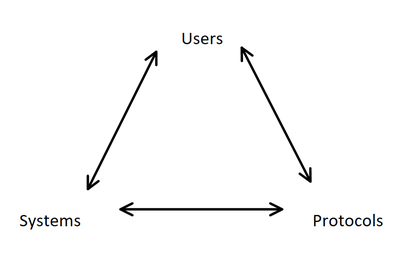
%> input picture BasicSignalsAndPlotting/images/communication-triangle.png, 415 x 278 px, shrunk from 770 x 516 before the run
$ octave BasicSignalsAndPlotting.m   (GNU Octave 9; MATLAB toolbox functions it lacks are replaced by stand-ins)
%> lines starting %> are read from the running program, lines starting %| are printed output that depends on the picture
%% Analog Communication Systems Session 1
%% Clearing the workspace
close all;
clear;
clc;

%% 1. Bases of Communication
imshow("./images/communication-triangle.png")
imshow("./images/machine-learning-triangle.png")
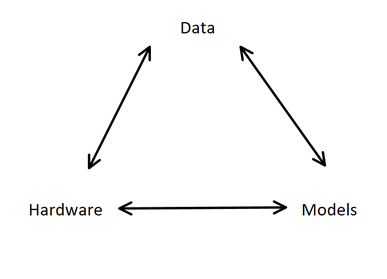
%> input picture BasicSignalsAndPlotting/images/machine-learning-triangle.png, 387 x 279 px, shrunk from 718 x 518 before the run

%% 2. Workflow of Communication Systems
%%% Analog Communication Systems
% In this course we will study analog communication systems. The workflow of
% communication systems is shown in the figure below. The first step is to
% generate the message signal. The message signal is then modulated to
% combine it with the carrier signal. The modulated signal is then transmitted
% over the channel. The receiver then demodulates the signal to recover the
% message signal.
imshow("./images/analog-communication-system.png")
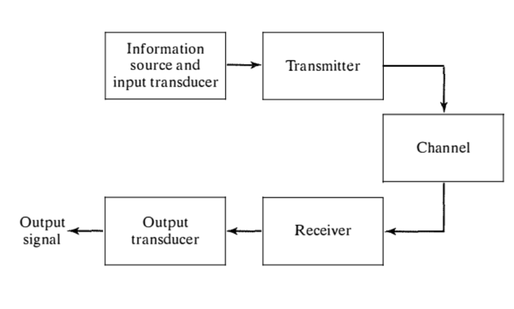
%> input picture BasicSignalsAndPlotting/images/analog-communication-system.png, 514 x 309 px, shrunk from 954 x 573 before the run

%%% Digital Communication Systems
% In digital communication systems, the message signal is first converted to
% a digital signal. The digital signal is then modulated to combine it with the
% carrier signal. The modulated signal is then transmitted over the channel.
% The receiver then demodulates the signal to recover the digital signal. The
% digital signal is then converted back to the message signal.
imshow("./images/digital-communication-system.png")
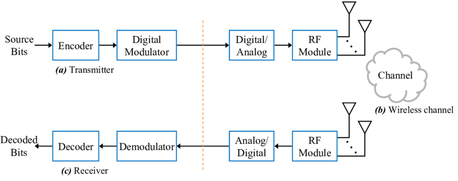
%> input picture BasicSignalsAndPlotting/images/digital-communication-system.png, 458 x 181 px, shrunk from 850 x 336 before the run

% The Final advanced workflow
% The final advanced workflow of communication systems is shown in the figure
% below.
imshow("./images/communication-systems-workflow.png")
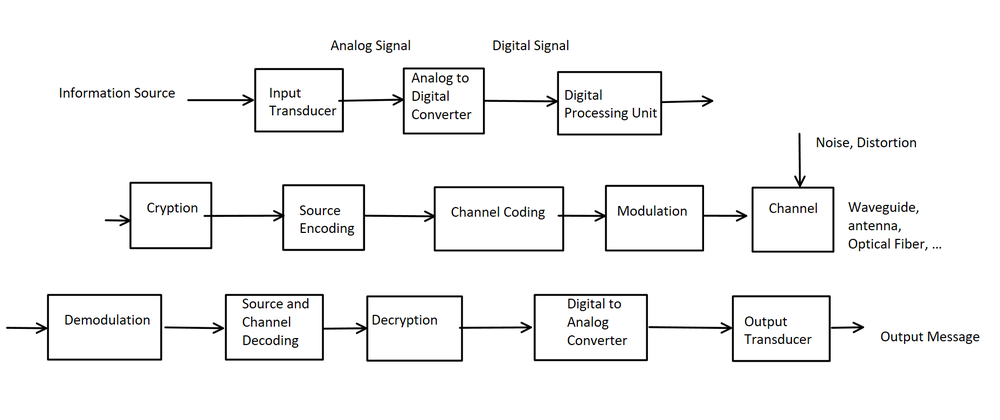
%> input picture BasicSignalsAndPlotting/images/communication-systems-workflow.png, 1000 x 420 px, shrunk from 1855 x 779 before the run

% Digital Processing Unit -> Digital Signal Processing
% Cryption -> Cryptography
% Source Coding -> Compression And Information Theory
% Channel Coding -> Error Correction Coding
% Modulation -> AM, FM, PM, QAM, PSK, QPSK, OFDM, MIMO, etc.
% Channel -> AWGN, Rayleigh, Rician, etc.
%   Including these courses: Fields and Waves, Microwave and Antenna, Radar     %   Engineering, Optical Communication, etc.
% Receiver -> Equalization, Detection, etc.
% Filtering -> Synthesis and Analysis of filters, etc.
% Lots of users -> Communication Networks
% Data transfering -> Data Transmission Systems
% Designing communication systems -> Electronics and Communication Circuits

%% 3. Vectors and Matrices
% Vectors are one dimensional arrays. Matrices are two dimensional arrays.
a = [1 2 3 4 5 6 7 8 9 10];
b = 1:10;
c = [1; 2; 3];
d = a';
e = 0:0.1:2;
length(e);

f = [1 2 3; 4 5 6; 7 8 9];
g = 1:9;
g = reshape(g, 3, 3);

disp(g(1));
disp(g(1:4));

h = ones(3, 3);
i = zeros(3, 3);
j = eye(3, 3);

a = 2:2:20;
size(a);
size(b);

b(a == 10) = 100;

%% 4. Approximate Construction of continuous time signals
% The time axis is the horizontal axis. The amplitude axis is the vertical
% axis.

fs = 1000;
Ts = 1 / fs;
t = 0:1 / fs:1;

x = sin(2 * pi * 10 * t);

%% 5. Plottig signals
% The plot function is used to plot signals. The plot function takes two
% arguments. The first argument is the time axis. The second argument is the
% signal to be plotted.

figure('Name', 'Siunusoidal Signal');
plot(t, x, 'LineWidth', 1.5, 'Color', 'r');
xlabel('Time (s)');
ylabel('Amplitude');
title('Sinusoidal Signal');
grid on;
%> figure, not shown here; curve peaks at x = 0.025, y = 1

% The plot function can also be used to plot multiple signals in the same
% figure.
figure('Name', '2 Siunusoidal Signals');
plot(t, x, 'LineWidth', 1.5, 'Color', 'r');
xlabel('Time (s)');
ylabel('Amplitude');
title('Sinusoidal Signal');
grid on;
hold on;
plot(t, 2 * x, 'LineWidth', 1.5, 'Color', 'b');
xlim([0 0.5]);
ylim([-3 3]);
legend('x(t)', '2x(t)');
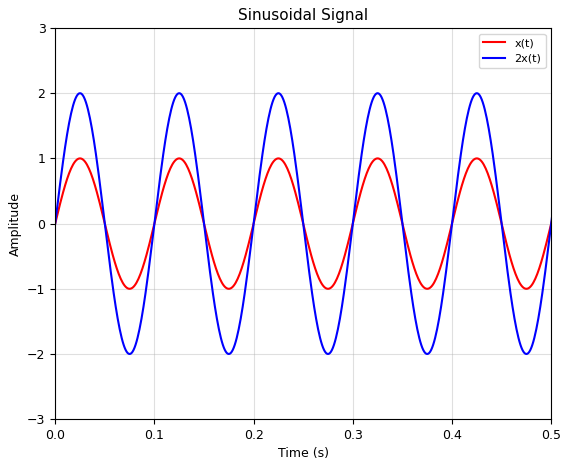
%> figure redrawn from the program's plot data; curve peaks at x = 0.025, y = 1; curve peaks at x = 0.025, y = 2

% subplots
figure('Name', '2 Siunusoidal Signals');
subplot(2, 1, 1);
plot(t, x, 'LineWidth', 1.5, 'Color', 'r');
xlabel('Time (s)');
ylabel('Amplitude');
title('Sinusoidal Signal 1');
grid on;

subplot(2, 1, 2);
plot(t, 2 * x, 'LineWidth', 1.5, 'Color', 'b');
xlabel('Time (s)');
ylabel('Amplitude');
title('Sinusoidal Signal 2');
grid on;
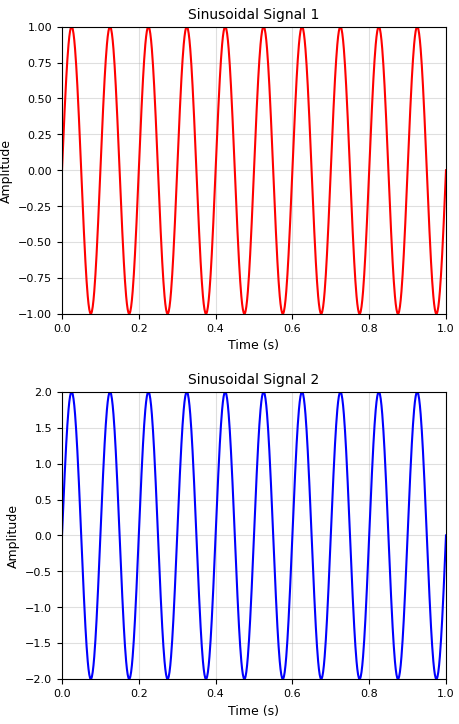
%> figure redrawn from the program's plot data, 2 panels; panel 1: curve peaks at x = 0.025, y = 1; panel 2: curve peaks at x = 0.025, y = 2

%% 6. Reconstruction of a continuous time periodic signal using coefficient matrix
T0 = 1;
fs = 10000;
t = 0:1 / fs:1;
tau = 0.5;
N = 100;
n = -N:N;
a_k = (tau / T0) * sinc(n * tau / T0);
kernel = exp(1j * 2 * pi * n' * t / T0);
x = a_k * kernel;

figure('Name', 'Reconstruction of a continuous time periodic signal using coefficient matrix');
plot(t, real(x), 'LineWidth', 1.5);
xlabel('Time (s)');
ylabel('Amplitude');
title('Reconstruction of a continuous time periodic signal using coefficient matrix');
grid on;
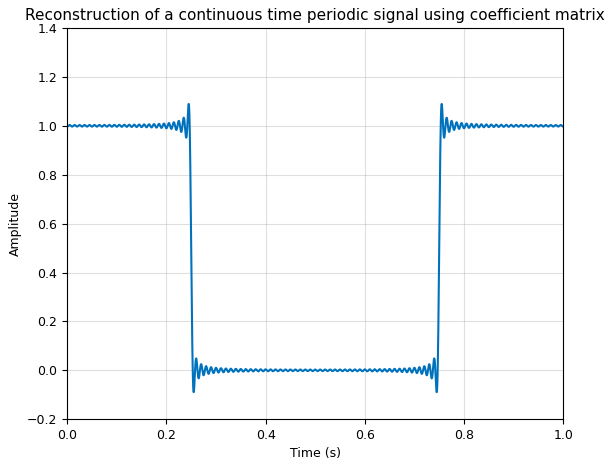
%> figure redrawn from the program's plot data; curve peaks at x = 0.245, y = 1.09

% Increasing the N value will increase the accuracy of the reconstruction.
% However, increasing the N value will also increase the computational
% complexity of the reconstruction.

% Increasing N will increase the higher frequency components of the signal.
% So we can use the Nyquist-Shannon sampling theorem to determine the value
% of fs.(fs >= 2 * N)
% if N is not high enough, the reconstruction will not be accurate and the Gibbs phenomenon won't be observed.

% At frequency fs = 2 * N, the signal is sampled at the Nyquist frequency.
% all of the oscillations of the signal are captured. but the signal is not very smooth.

%% 7. Basic signals in communication systems
% Delta function
% The delta function is a function that is zero everywhere except at the
% origin. The delta function is used to represent the impulse response of
% systems. The delta function is also used to represent the Dirac comb
% function.

fs = 1e4;
t = -10:1 / fs:10;

% delta = t;
% delta(t == 0) = fs;

%> (the run ends here)
